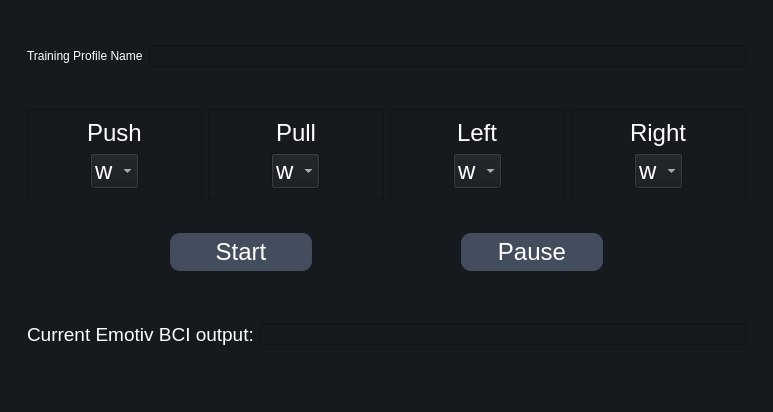
<?xml version="1.0" encoding="UTF-8"?>
<ui version="4.0">
 <class>MainWindow</class>
 <widget class="QMainWindow" name="MainWindow">
  <property name="geometry">
   <rect>
    <x>0</x>
    <y>0</y>
    <width>773</width>
    <height>412</height>
   </rect>
  </property>
  <property name="windowTitle">
   <string>MainWindow</string>
  </property>
  <property name="styleSheet">
   <string notr="true">background-color:#16191d;
color:#fff;


</string>
  </property>
  <widget class="QWidget" name="centralwidget">
   <layout class="QHBoxLayout" name="horizontalLayout">
    <item>
     <widget class="QFrame" name="frame">
      <property name="styleSheet">
       <string notr="true">QFrame#frame {
    border: none;
}</string>
      </property>
      <property name="frameShape">
       <enum>QFrame::Shape::StyledPanel</enum>
      </property>
      <property name="frameShadow">
       <enum>QFrame::Shadow::Raised</enum>
      </property>
      <layout class="QVBoxLayout" name="verticalLayout">
       <item>
        <widget class="QFrame" name="frame_10">
         <property name="styleSheet">
          <string notr="true">QFrame#frame_10 {
    border: none;
}</string>
         </property>
         <property name="frameShape">
          <enum>QFrame::Shape::StyledPanel</enum>
         </property>
         <property name="frameShadow">
          <enum>QFrame::Shadow::Raised</enum>
         </property>
         <layout class="QHBoxLayout" name="horizontalLayout_5">
          <item>
           <widget class="QLabel" name="label_5">
            <property name="text">
             <string>Training Profile Name</string>
            </property>
           </widget>
          </item>
          <item>
           <widget class="QLineEdit" name="profileEdit"/>
          </item>
         </layout>
        </widget>
       </item>
       <item>
        <widget class="QFrame" name="frame_2">
         <property name="styleSheet">
          <string notr="true">QFrame#frame_2 {
    border: none;
}</string>
         </property>
         <property name="frameShape">
          <enum>QFrame::Shape::StyledPanel</enum>
         </property>
         <property name="frameShadow">
          <enum>QFrame::Shadow::Raised</enum>
         </property>
         <layout class="QHBoxLayout" name="horizontalLayout_2">
          <item>
           <widget class="QFrame" name="frame_4">
            <property name="frameShape">
             <enum>QFrame::Shape::StyledPanel</enum>
            </property>
            <property name="frameShadow">
             <enum>QFrame::Shadow::Raised</enum>
            </property>
            <layout class="QVBoxLayout" name="verticalLayout_2">
             <item alignment="Qt::AlignmentFlag::AlignHCenter">
              <widget class="QLabel" name="label">
               <property name="font">
                <font>
                 <pointsize>18</pointsize>
                </font>
               </property>
               <property name="text">
                <string>Push</string>
               </property>
              </widget>
             </item>
             <item alignment="Qt::AlignmentFlag::AlignHCenter">
              <widget class="QComboBox" name="PushCombo">
               <property name="font">
                <font>
                 <pointsize>18</pointsize>
                </font>
               </property>
               <item>
                <property name="text">
                 <string>w</string>
                </property>
               </item>
               <item>
                <property name="text">
                 <string>a</string>
                </property>
               </item>
               <item>
                <property name="text">
                 <string>s</string>
                </property>
               </item>
               <item>
                <property name="text">
                 <string>d</string>
                </property>
               </item>
              </widget>
             </item>
            </layout>
           </widget>
          </item>
          <item>
           <widget class="QFrame" name="frame_5">
            <property name="font">
             <font>
              <pointsize>18</pointsize>
             </font>
            </property>
            <property name="frameShape">
             <enum>QFrame::Shape::StyledPanel</enum>
            </property>
            <property name="frameShadow">
             <enum>QFrame::Shadow::Raised</enum>
            </property>
            <layout class="QVBoxLayout" name="verticalLayout_3">
             <item alignment="Qt::AlignmentFlag::AlignHCenter">
              <widget class="QLabel" name="label_2">
               <property name="font">
                <font>
                 <pointsize>18</pointsize>
                </font>
               </property>
               <property name="text">
                <string>Pull</string>
               </property>
              </widget>
             </item>
             <item alignment="Qt::AlignmentFlag::AlignHCenter">
              <widget class="QComboBox" name="PullCombo">
               <property name="font">
                <font>
                 <pointsize>18</pointsize>
                </font>
               </property>
               <item>
                <property name="text">
                 <string>w</string>
                </property>
               </item>
               <item>
                <property name="text">
                 <string>a</string>
                </property>
               </item>
               <item>
                <property name="text">
                 <string>s</string>
                </property>
               </item>
               <item>
                <property name="text">
                 <string>d</string>
                </property>
               </item>
              </widget>
             </item>
            </layout>
           </widget>
          </item>
          <item>
           <widget class="QFrame" name="frame_6">
            <property name="frameShape">
             <enum>QFrame::Shape::StyledPanel</enum>
            </property>
            <property name="frameShadow">
             <enum>QFrame::Shadow::Raised</enum>
            </property>
            <layout class="QVBoxLayout" name="verticalLayout_4">
             <item alignment="Qt::AlignmentFlag::AlignHCenter">
              <widget class="QLabel" name="label_3">
               <property name="font">
                <font>
                 <pointsize>18</pointsize>
                </font>
               </property>
               <property name="text">
                <string>Left</string>
               </property>
              </widget>
             </item>
             <item alignment="Qt::AlignmentFlag::AlignHCenter">
              <widget class="QComboBox" name="LeftCombo">
               <property name="font">
                <font>
                 <pointsize>18</pointsize>
                </font>
               </property>
               <item>
                <property name="text">
                 <string>w</string>
                </property>
               </item>
               <item>
                <property name="text">
                 <string>a</string>
                </property>
               </item>
               <item>
                <property name="text">
                 <string>s</string>
                </property>
               </item>
               <item>
                <property name="text">
                 <string>d</string>
                </property>
               </item>
              </widget>
             </item>
            </layout>
           </widget>
          </item>
          <item>
           <widget class="QFrame" name="frame_7">
            <property name="frameShape">
             <enum>QFrame::Shape::StyledPanel</enum>
            </property>
            <property name="frameShadow">
             <enum>QFrame::Shadow::Raised</enum>
            </property>
            <layout class="QVBoxLayout" name="verticalLayout_5">
             <item alignment="Qt::AlignmentFlag::AlignHCenter">
              <widget class="QLabel" name="label_4">
               <property name="font">
                <font>
                 <pointsize>18</pointsize>
                </font>
               </property>
               <property name="text">
                <string>Right</string>
               </property>
              </widget>
             </item>
             <item alignment="Qt::AlignmentFlag::AlignHCenter">
              <widget class="QComboBox" name="RightCombo">
               <property name="font">
                <font>
                 <pointsize>18</pointsize>
                </font>
               </property>
               <item>
                <property name="text">
                 <string>w</string>
                </property>
               </item>
               <item>
                <property name="text">
                 <string>a</string>
                </property>
               </item>
               <item>
                <property name="text">
                 <string>s</string>
                </property>
               </item>
               <item>
                <property name="text">
                 <string>d</string>
                </property>
               </item>
              </widget>
             </item>
            </layout>
           </widget>
          </item>
         </layout>
        </widget>
       </item>
       <item>
        <widget class="QFrame" name="frame_3">
         <property name="styleSheet">
          <string notr="true">QPushButton{
	background-color:rgb(68, 77, 93);
	color:rgb(255, 255, 255);
	padding: 5px 10px; 
	border-top-left-radius: 10px;
	border-top-right-radius: 10px;
	border-bottom-left-radius: 10px;
	border-bottom-right-radius: 10px;
	border-left: 2px solidrgb(135, 153, 184);
	border-right: 2px solidrgb(135, 153, 184);
	border-top: 2px solidrgb(135, 153, 184);
	border-bottom: 2px solidrgb(135, 153, 184);
}
QPushButton:hover{
	background-color:rgb(148, 168, 202);
}
QPushButton:pressed{
	background-color:rgb(106, 255, 156);
}

QFrame#frame_3 {
    border: none;
}

</string>
         </property>
         <property name="frameShape">
          <enum>QFrame::Shape::StyledPanel</enum>
         </property>
         <property name="frameShadow">
          <enum>QFrame::Shadow::Raised</enum>
         </property>
         <layout class="QHBoxLayout" name="horizontalLayout_3">
          <item>
           <spacer name="horizontalSpacer">
            <property name="orientation">
             <enum>Qt::Orientation::Horizontal</enum>
            </property>
            <property name="sizeHint" stdset="0">
             <size>
              <width>40</width>
              <height>20</height>
             </size>
            </property>
           </spacer>
          </item>
          <item>
           <widget class="QPushButton" name="StartButton">
            <property name="sizePolicy">
             <sizepolicy hsizetype="Expanding" vsizetype="Fixed">
              <horstretch>0</horstretch>
              <verstretch>0</verstretch>
             </sizepolicy>
            </property>
            <property name="font">
             <font>
              <pointsize>18</pointsize>
             </font>
            </property>
            <property name="text">
             <string>Start</string>
            </property>
           </widget>
          </item>
          <item>
           <spacer name="horizontalSpacer_3">
            <property name="orientation">
             <enum>Qt::Orientation::Horizontal</enum>
            </property>
            <property name="sizeHint" stdset="0">
             <size>
              <width>40</width>
              <height>20</height>
             </size>
            </property>
           </spacer>
          </item>
          <item>
           <widget class="QPushButton" name="PauseButton">
            <property name="sizePolicy">
             <sizepolicy hsizetype="Expanding" vsizetype="Fixed">
              <horstretch>0</horstretch>
              <verstretch>0</verstretch>
             </sizepolicy>
            </property>
            <property name="font">
             <font>
              <pointsize>18</pointsize>
             </font>
            </property>
            <property name="text">
             <string>Pause</string>
            </property>
           </widget>
          </item>
          <item>
           <spacer name="horizontalSpacer_2">
            <property name="orientation">
             <enum>Qt::Orientation::Horizontal</enum>
            </property>
            <property name="sizeHint" stdset="0">
             <size>
              <width>40</width>
              <height>20</height>
             </size>
            </property>
           </spacer>
          </item>
         </layout>
        </widget>
       </item>
       <item>
        <widget class="QFrame" name="frame_8">
         <property name="styleSheet">
          <string notr="true">QFrame#frame_8 {
    border: none;
}</string>
         </property>
         <property name="frameShape">
          <enum>QFrame::Shape::StyledPanel</enum>
         </property>
         <property name="frameShadow">
          <enum>QFrame::Shadow::Raised</enum>
         </property>
         <layout class="QHBoxLayout" name="horizontalLayout_4">
          <item>
           <widget class="QLabel" name="OutPutLabel">
            <property name="font">
             <font>
              <pointsize>14</pointsize>
             </font>
            </property>
            <property name="text">
             <string>Current Emotiv BCI output:</string>
            </property>
           </widget>
          </item>
          <item>
           <widget class="QProgressBar" name="powerBar">
            <property name="maximum">
             <number>100</number>
            </property>
            <property name="value">
             <number>0</number>
            </property>
            <property name="format">
             <string/>
            </property>
           </widget>
          </item>
         </layout>
        </widget>
       </item>
      </layout>
     </widget>
    </item>
   </layout>
  </widget>
  <widget class="QMenuBar" name="menubar">
   <property name="geometry">
    <rect>
     <x>0</x>
     <y>0</y>
     <width>773</width>
     <height>21</height>
    </rect>
   </property>
  </widget>
  <widget class="QStatusBar" name="statusbar"/>
 </widget>
 <resources/>
 <connections/>
</ui>
